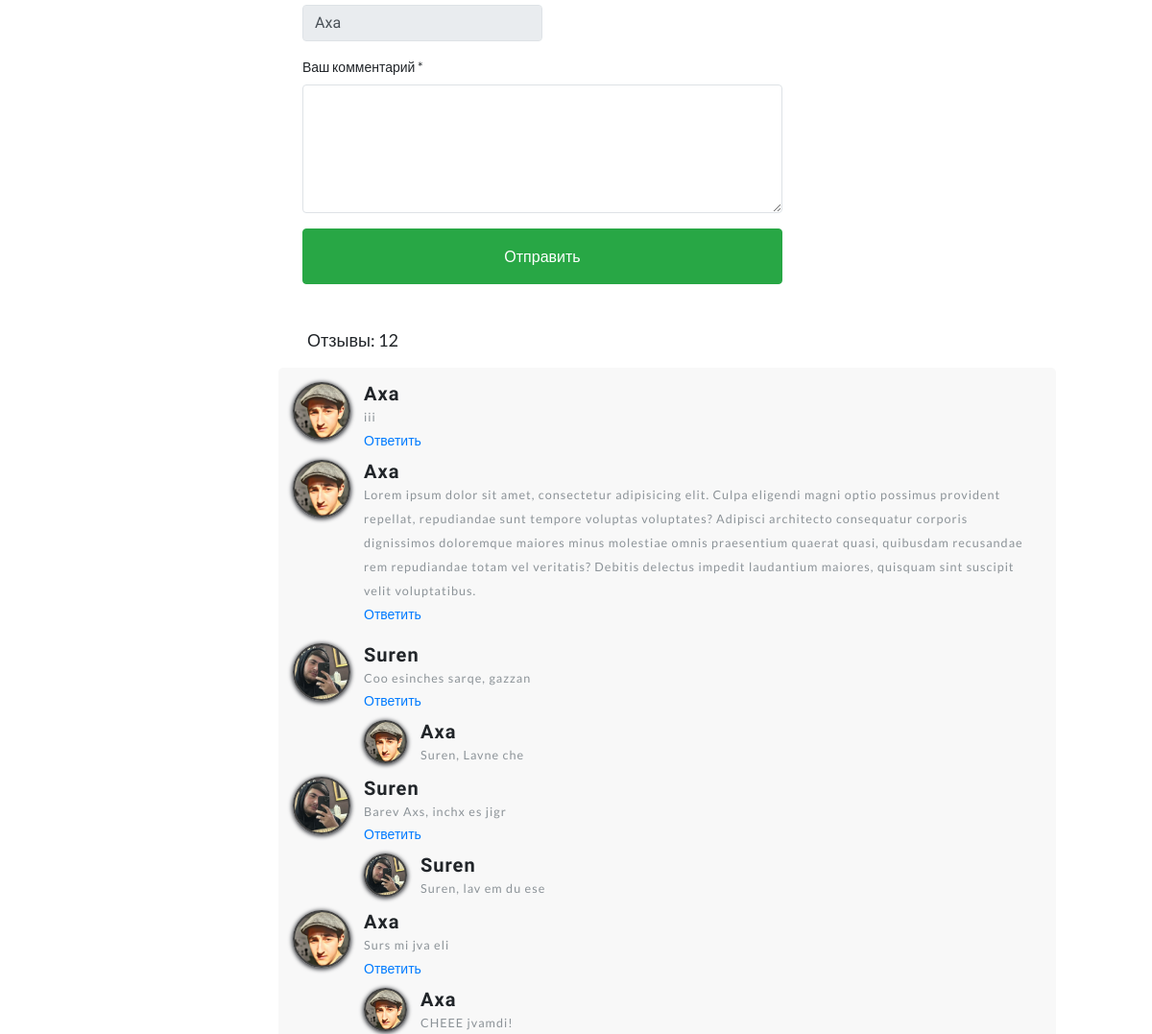
The page /movies/detail/meetJoeBlack/ (signed in, middle part) on the database as committed earlier.
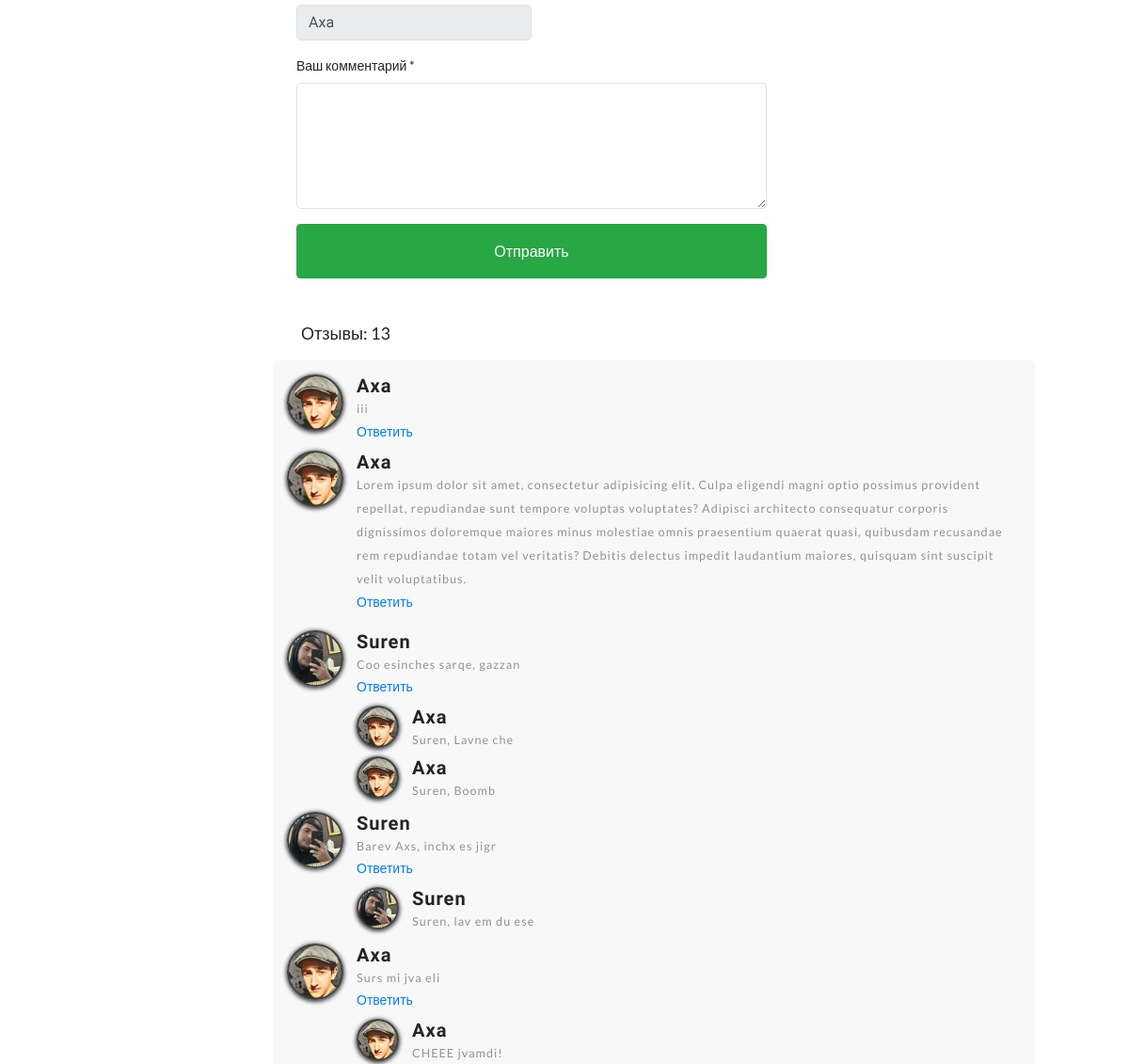
The same page on the database as committed later.
### users/models.py (models this page shows)
class User(AbstractUser):
    image = models.ImageField(verbose_name='Аватарка', upload_to='users_images', blank=True)

### movies/models.py (models this page shows, shortened)
class Movie(models.Model):
    title = models.CharField('Название', max_length=100)
    tagline = models.CharField('Слоган', max_length=100, default='')
    description = models.TextField('Описание')
    poster = models.ImageField('Постер', upload_to='movies/')
    year = models.PositiveSmallIntegerField('Дата выхода', default='2023')  #TnODO:DateTime
    country = models.CharField('Страна', max_length=50)
    directors = models.ManyToManyField(Actor, verbose_name='режиссёр', related_name='film_director')
    actors = models.ManyToManyField(Actor, verbose_name='актёр', related_name='film_actor')
    genres = models.ManyToManyField(Genre, verbose_name='Жанр')
    world_premiere = models.DateField('Премьера в мире', default=date.today)
    budget = models.PositiveIntegerField('Бюджет', default=0, help_text='Указывать сумму в долларах')
    fees_in_usa = models.PositiveIntegerField('Сборы в США', default=0, help_text='Указывать сумму в долларах')
    fees_in_world = models.PositiveIntegerField('Сборы в мире', default=0, help_text='Указывать сумму в долларах')
    category = models.ForeignKey(Category, verbose_name='Катергория', on_delete=models.SET_NULL, null=True)
    url = models.SlugField(max_length=160, unique=True)
    draft = models.BooleanField('Черновик', default=False)
    def get_reviews_without_parent(self):
        return self.reviews_set.filter(parent__isnull=True)
    class Meta:
        verbose_name = 'Фильм'
        verbose_name_plural = 'Фильмы'

class Reviews(models.Model):
    author = models.ForeignKey(User, verbose_name='Автор', on_delete=models.CASCADE)
    text = models.TextField('Сообщение', max_length=5000)
    parent = models.ForeignKey('self', verbose_name='Родитель', on_delete=models.SET_NULL, blank=True, null=True)
    movie = models.ForeignKey(Movie, verbose_name='Фильм', on_delete=models.CASCADE)
    class Meta:
        verbose_name = 'Отзыв'
        verbose_name_plural = 'Отзывы'

### movies/views.py (the view)
# urls.py: path('detail/<slug:slug>/', views.MovieDetailView.as_view(), name='movie_detail'),
class MovieDetailView(DetailView):
    model = Movie
    slug_field = 'url'

### templates/movies/movie_detail.html (shortened to what this page needs)
{% extends 'movies/base.html' %}
{% load static %}
{% block movie-content %}
    <div class="left-ads-display col-lg-8">
        <div class="row commentBlockContainer">
            <div class="single-form-left">
                {% if user.is_authenticated %}
                    <div class="contact-single review_add_container" id="reviewFormContainer">
                        <form action="{% url 'add_review' movie.id %}" method="post" class="mt-4 add_review_form"
                              id="addReviewForm">
                            <div class="col-sm-6 form-group p-0 editContent">
                                <input name="author_name" type="text" class="form-control border"
                                       id="contactusername" value="{{ user.first_name }}"
                                       required="" disabled>
                            </div>
                            <div class="form-group editContent">
                                <label for="reviewText_input" class="editContent">Ваш комментарий *</label>
                                <textarea name="text" class="form-control border" rows="5" id="reviewText_input"
                                          required=""></textarea>
                            </div>
                            <button type="submit" class="mt-3 btn btn-success btn-block py-3">Отправить</button>
                        </form>
                    </div>
                {% else %}
                    <div class="contact-single" style="border: 1px solid dimgray; padding: 10px; border-radius: 5px;"
                         id="reviewFormContainer">
                        <h3 class="editContent">Чтобы оставить отзыв <a href="login.html">войдите</a> в аккаунт</h3>
                    </div>
                {% endif %}
            </div>
            <span class="reviewsCounter">Отзывы: {{ movie.reviews_set.count }}</span>
            <div class="reviewsList">
                {% for review in movie.get_reviews_without_parent %}
                    <div class="media review_container">
                        {% if review.author.is_active and review.author.image %}
                            <a href="userinfo.html" class="review_author_link">
                                <div class="review_author_image"
                                     style="background-image: url('{{ review.author.image.url }}');"></div>
                            </a>
                        {% else %}
                            <a href="userinfo.html">
                                <img src="{% static 'images/person_image_template.svg' %}" class="review_author_image"
                                     alt="image">
                            </a>
                        {% endif %}
                        <div class="media-body">
                            <h5 class="reviewAuthorName">{{ review.author.first_name }}</h5>
                            <p class="reviewText">
                                {{ review.text }}
                            </p>
                            {% if user.is_authenticated %}
                                <a href="#reviewFormContainer" class="answerToReviewBtn"
                                   onclick="answerToReview('{{ review.author.first_name }}','{{ review.id }}')">Ответить</a>
                            {% else %}
                                <a href="##not_logged_popup" class="answerToReviewBtn popup_link">Ответить</a>
                            {% endif %}
                            {% for answer in review.reviews_set.all %}
                                <div class="media answerReviewBody">
                                    {% if answer.author.is_active and answer.author.image %}
                                        <a href="userinfo.html" class="review_author_link">
                                            <div class="answer_review_author_image"
                                                 style="background-image: url('{{ answer.author.image.url }}');"></div>
                                        </a>
                                    {% else %}
                                        <a href="userinfo.html">
                                            <img src="{% static 'images/person_image_template.svg' %}"
                                                 class="answer_review_author_image"
                                                 alt="image">
                                        </a>
                                    {% endif %}
                                    <div class="media-body">
                                        <h5 class="reviewAuthorName">{{ answer.author.first_name }}</h5>
                                        <p class="reviewText">
                                            {{ answer.text }}
                                        </p>
                                    </div>
                                </div>
                            {% endfor %}
                        </div>
                    </div>
                {% endfor %}
            </div>
        </div>
    </div>
{% endblock %}

### templates/movies/base.html (shortened to what this page needs)
{% extends 'base.html' %}
{% load static %}
{% block content %}
    <section class="ab-info-main py-md-5 py-4 editContent"
             style="outline: none; outline-offset: -2px; cursor: inherit; color: rgb(33, 37, 41); font-size: 14px; background-color: rgba(0, 0, 0, 0); font-family: Lato, sans-serif;">
        <div class="container py-md-3">
            <div class="row">
                {% include 'include_fragments/sidebar.html' %}
                {% block movie-content %}{% endblock %}
            </div>
        </div>
    </section>
{% endblock %}

### templates/base.html (shortened to what this page needs)
<!DOCTYPE html>
{% load static %}
<html lang="ru">
<head>
    <link rel="stylesheet" href="{% static 'css/bootstrap.css' %}">
    <link rel="stylesheet" href="{% static 'css/style.css' %}" type="text/css" media="all">
    <link href="{% static 'css/font-awesome.css' %}" rel="stylesheet">
</head>
<body>
<div id="page" class="page">
    {% block content %}{% endblock %}
</div>
</body>
</html>

### templates/include_fragments/header.html (shortened to what this page needs)
{% load static %}

### templates/include_fragments/popup.html (shortened to what this page needs)
{% load static %}

### templates/include_fragments/sidebar.html (shortened to what this page needs)
{% load static %}
<div class="side-bar col-lg-3">
                    </div>

### static/css/style.css (style rules this page uses)
:root { --pop_up_width: 660px; --pop_up_height: 400px; }
html, body { margin: 0; font-size: 100%; background: #fff; font-family: 'Lato', sans-serif; scroll-behavior: smooth; }
body a { text-decoration: none; transition: 0.5s all; -webkit-transition: 0.5s all; -moz-transition: 0.5s all; -o-transition: 0.5s all; -ms-transition: 0.5s all; }
input[type="button"], input[type="submit"], input[type="text"], input[type="email"], input[type="search"] { transition: 0.5s all; -webkit-transition: 0.5s all; -moz-transition: 0.5s all; -o-transition: 0.5s all; -ms-transition: 0.5s all; font-family: 'Source Sans Pro', sans-serif; }
h1, h2, h3, h4, h5, h6 { margin: 0; letter-spacing: 1px; font-weight: 600; font-family: 'Source Sans Pro', sans-serif; }
p { font-size: 0.9em; color: #8c9398; line-height: 2em; letter-spacing: 1px; }
.commentBlockContainer { display: flex; flex-direction: column; }
.reviewsCounter { margin: 40px 0 10px 0; padding: 5px; font-size: 18px; }
.review_add_container { min-width: 300px; max-width: 500px; }
.add_review_form input { width: 250px; }
.reviewsList { padding: 15px; display: flex; flex-direction: column-reverse; background-color: #f8f8f8; border-radius: 5px; margin-left: -25px; margin-right: -25px; }
.review_container { width: 100%; margin-bottom: 10px; }
.review_container:last-of-type { margin-bottom: 0; }
.review_author_image { background-repeat: no-repeat; background-size: cover; background-position: center center; width: 60px; height: 60px; border: 2px solid #424242; border-radius: 50%; margin-right: 1em; box-shadow: #3d3f44 0px 1px 4px 1px; }
.answer_review_author_image { background-repeat: no-repeat; background-size: cover; background-position: center center; width: 45px; height: 45px; border: 2px solid #424242; border-radius: 50%; margin-right: 1em; box-shadow: #3d3f44 0px 1px 4px 1px; }
.reviewText { margin: 0; padding: 0; }
.answerToReviewBtn { display: inline-block; box-sizing: content-box; margin-bottom: 10px; }
.answerReviewBody { margin-bottom: 5px; }
.answerReviewBody:last-child { margin-bottom: 0; }

Rows that differ between the two databases and show on the page:
computed for Movie: reviews_set.count "12" → "13"
added Reviews: author.image (picture), author.first_name "Axa", text "Suren, Boomb", shown under "Suren"
